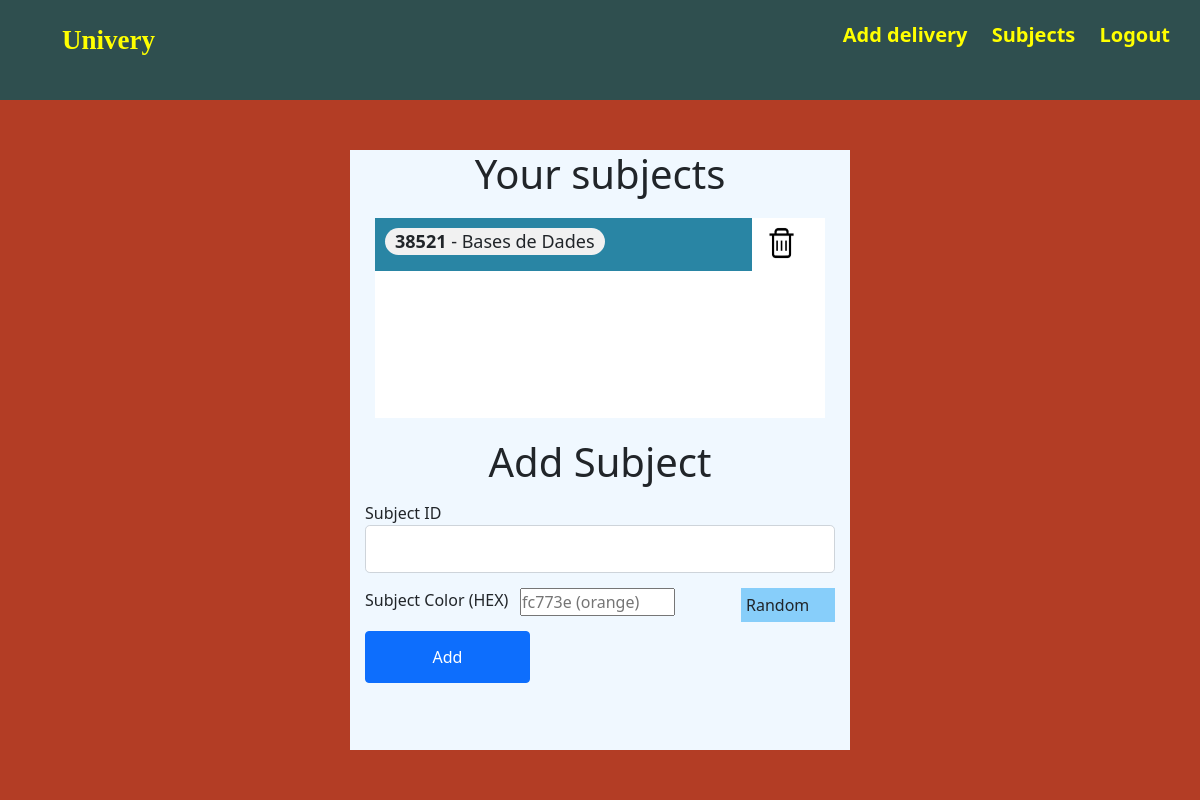
Before: /subjects (signed in) with the older database file.
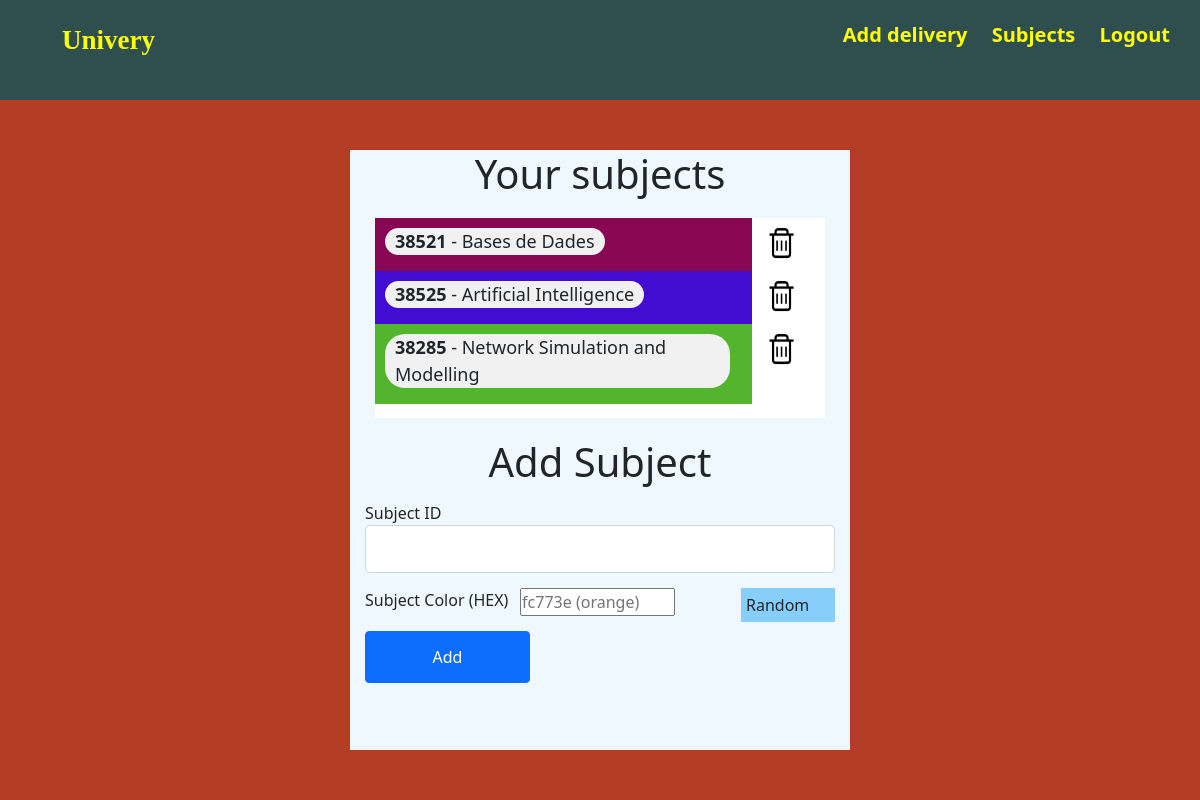
After: the same page with the newer database file.
### app/models.py (models this page shows, shortened)
class Subject(db.Model):
    id = db.Column(db.Integer, primary_key=True)
    identification = db.Column(db.String(15), nullable=False)
    name = db.Column(db.String(50), nullable=False)
    user_id = db.Column(db.Integer, db.ForeignKey('user.id'), nullable=False)
    deliveries = db.relationship('Delivery', backref='subject', lazy=True)
    color = db.Column(db.String(10), nullable=False, default="#ffffff")

### app/subjects/routes.py (the view, shortened to what this page needs)
@subjects.route("/subjects", methods=['GET', 'POST'])
@login_required
def subjects_page():
    form = AddSubjectForm()
    return render_template('subject/add-subject.html', title="Subjects", form=form)

### app/subjects/forms.py (shortened to what this page needs)
class AddSubjectForm(FlaskForm):
    subject_id = StringField('Subject ID',
        validators=[DataRequired(), Length(max=15)])
    subject_color = StringField('Subject Color (HEX)',
        validators=[DataRequired(), Length(max=10)])
    submit = SubmitField('Add')

### app/models.py (called while the page is built)
@login_manager.user_loader
def load_user(user_id):
    return User.query.get(int(user_id))

### app/templates/subject/add-subject.html (shortened to what this page needs)
{% extends "base.html" %}
{% block content %}
<div class="login-page">
    <div class="login-box">
        <h1 class="head-legend">Your subjects</h1>
        <div class="your-subjects">
            {% for subject in current_user.subjects %}
            <div class="subject-box row">
                <div class="subject-name" style="flex:10;background-color: {{subject.color}};">
                    <p><b>{{subject.identification}}</b> - {{subject.name}}</p>
                </div>
                <div class="subject-action" style="flex:1;">
                    <a href="{{url_for('subjects.subject_remove', id=subject.id)}}"><img src="/static/web_pics/remove.png" alt="" srcset=""></a>
                </div>
            </div>
            {% endfor %}
        </div>
        <form method="POST" action="">
            <h1 class="head-legend">Add Subject</h1>
            <div class="form-group sm-margin">
                {{ form.subject_id.label(class="form-control-label") }}
                {% if form.subject_id.errors %}
                {{ form.subject_id(class="form-control form-control-lg is-invalid") }}
                <div class="invalid-feedback">
                    {% for error in form.subject_id.errors %}
                    <span>{{ error }}</span>
                    {% endfor %}
                </div>
                {% else %}
                {{ form.subject_id(class="form-control form-control-lg") }}
                {% endif %}
            </div>
            <div class="form-group sm-margin">
                {{ form.subject_color.label(class="form-control-label left-3") }}
                {% if form.subject_color.errors %}
                {{ form.subject_color(id="color-content", placeholder="fc773e (orange)", class="left-3 is-invalid") }}
                <div class="invalid-feedback">
                    {% for error in form.subject_color.errors %}
                    <span>{{ error }}</span>
                    {% endfor %}
                </div>
                {% else %}
                {{ form.subject_color(id="color-content", placeholder="fc773e (orange)", class="left-3") }}
                {% endif %}
                <div onclick="randomColor()" class="left-3 random-btn">Random</div>
            </div>
            <br>
            <div class="btn btn-primary sm-margin left-3">
                {{ form.submit(class="btn login-btn") }}
            </div>
        </form>
    </div>
</div>
{% endblock content %}

### app/templates/base.html (shortened to what this page needs)
<html lang="en">
<head>
    <link rel="stylesheet" type="text/css" href="/static/style.css">
    <link href="https://cdn.jsdelivr.net/npm/bootstrap@5.0.0-beta1/dist/css/bootstrap.min.css" rel="stylesheet">
</head>
<body>
    <header class="secondary-header">
        <div class="mycontainer left">
            <ul>
                <li><a id="logo" class="link" href="{{ url_for('main.home') }}">Univery</a></li>
            </ul>
        </div>
        <div class="mycontainer right">
            <ul>
                {% if current_user.is_authenticated %}
                <li><a class="link" href="{{ url_for('deliveries.add_delivery') }}">Add delivery</a></li>
                <li><a class="link" href="{{ url_for('subjects.subjects_page') }}">Subjects</a></li>
                <li><a class="link" href="{{ url_for('users.logout') }}">Logout</a></li>
                {% else %}
                <li><a class="link" href="{{ url_for('users.login') }}">Login</a></li>
                <li><a class="link" href="{{ url_for('users.register') }}">Register</a></li>
                {% endif %}
            </ul>
        </div>
    </header>
    {% block content %}{% endblock %}
</body>
</html>
</html>

### app/static/style.css (style rules this page uses)
* { margin: 0; padding: 0; box-sizing: border-box; }
.sm-margin { margin: 15px; }
#logo { font-size: 27px; font-family: 'Lucida Sans'; }
.login-box { width: 500px; height: 600px; margin: 0 auto; margin-top: 50px; background-color: aliceblue; }
.login-btn { color: white !important; }
.login-page { margin-top: 100px; width: 100%; height: 100%; left: 0em; top: 0em; position: fixed; background-color: #b33d25; }
.head-legend { text-align: center; margin-top: 20px; }
.secondary-header { height: 100px; width: 100%; background-color: darkslategrey; }
.secondary-header ul { list-style: none; }
.secondary-header ul li { display: inline-block; margin: 0 10px; }
.link { text-decoration: none; color: yellow; font-weight: bold; font-size: 20px; }
.mycontainer { width: fit-content; margin: 20px; }
.right { float: right; }
.left { float: left; }
.your-subjects { background-color: white; width: 90%; margin: 0 auto; overflow-y: scroll; height: 200px; margin-top: 20px; }
.subject-name p { background-color: #f1f1f1; width: fit-content; margin-top: 10px; border-radius: 20px; padding: 0 10px; margin-left: 10px; margin-right: 10px; font-size: 18px; }
.subject-action { display: inline-block; vertical-align: middle; }
.subject-action img { width: 35px; height: 40px; margin-top: 15%; }
.subject-box { height: fit-content; }
.row { display: flex; width: 100%; }
.left-3 { width: 33%; float: left; }
.random-btn { width: 20%; float: right; background-color: lightskyblue; border: none; padding: 5px; margin-left: 40px; cursor: pointer; }

Changed rows visible on the page:
changed Subject "Bases de Dades": color "#2985a4" → "#870755" (drawn)
added Subject: identification "38525", name "Artificial Intelligence"
added Subject: identification "38285", name "Network Simulation and Modelling"
